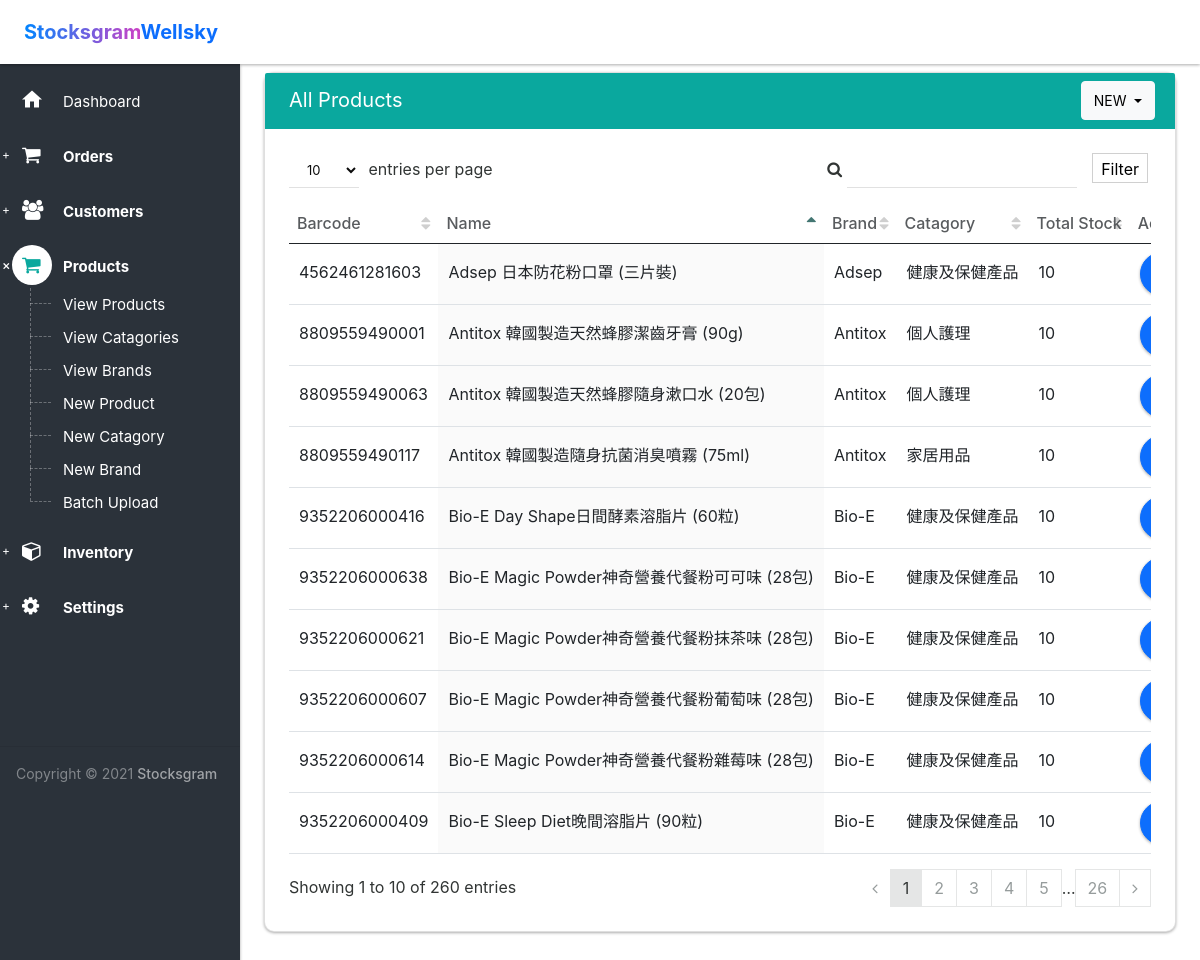
/products (signed in), run on the app's committed database.
### products/models.py (models this page shows, shortened)
class Product(models.Model):
    barcode = models.CharField(max_length=20, blank=True, null=True)
    name = models.CharField(max_length=64)
    brand = models.ForeignKey(
        ProductBrand, related_name='product_brand',  on_delete=CASCADE)
    catagory = models.ForeignKey(
        ProductCat, related_name='product_cat', on_delete=CASCADE)

class ProductBrand(models.Model):
    name = models.CharField(max_length=64)
    other_name = models.CharField(max_length=64, blank=True, null=True)
    def __str__(self):
        return f"{self.name}"

class ProductCat(models.Model):
    name = models.CharField(max_length=64)
    def __str__(self):
        return f"{self.name}"

### products/views.py (the view)
# urls.py: url(r'^products$', product.index_product, name='products_home'),
@login_required
def index_product(request):
    instance = Product.objects.annotate(
        total_stocks=Sum('product_stock__stock_unit'))
    return render(request, 'products/index_product.html', {'products': instance})

### templates/products/index_product.html (shortened to what this page needs)
{% extends 'layout.html' %} {% block title %} All Products {% endblock %}
{% block body %}
<section>
  <div class="section-body">
    <div class="row">
      <div class="col-lg-12 mt-md-5">
        <div class="card">
          <div class="card-head style-primary">
            <header>All Products</header>
            <div class="tools">
              <div class="btn-group" role="group">
                <button
                  id="product-toolbox"
                  type="button"
                  class="btn btn-light dropdown-toggle"
                  data-bs-toggle="dropdown"
                  aria-expanded="false"
                >
                  New
                </button>
              </div>
            </div>
          </div>
          <div class="card-body">
            <div class="table-responsive">
              <table id="datatable2" class="table order-column hover">
                <thead>
                  <tr>
                    <th>Barcode</th>
                    <th>Name</th>
                    <th>Brand</th>
                    <th>Catagory</th>
                    <th>Total Stock</th>
                    <th>Actions</th>
                  </tr>
                </thead>
                <tbody>
                  {% for product in products %}
                  <tr class="gradeX">
                    <td>{{ product.barcode }}</td>
                    <td>{{ product.name }}</td>
                    <td>{{ product.brand }}</td>
                    <td>{{ product.catagory }}</td>
                    <td>{{ product.total_stocks }}</td>
                    <td>
                      <a
                        href="{% url 'product_detail' product.id %}"
                        class="btn ink-reaction btn-floating-action text-light btn-primary"
                        >
                      </a>
                    </td>
                  </tr>
                  {% endfor %}
                </tbody>
              </table>
            </div>
          </div>
        </div>
      </div>
    </div>
  </div>
</section>
{% endblock %}

### templates/layout.html (shortened to what this page needs)
{% load static %}
<!DOCTYPE html>
<html lang="en">
  <head>
    <link
      type="text/css"
      rel="stylesheet"
      href="{% static 'css/bootstrap.css' %}"
    />
    <link
      type="text/css"
      rel="stylesheet"
      href="{% static 'css/materialadmin.css' %}"
    />
    <link
      type="text/css"
      rel="stylesheet"
      href="{% static 'css/font-awesome.min.css' %}"
    />
    <link
      type="text/css"
      rel="stylesheet"
      href="{% static 'css/material-design-iconic-font.min.css' %}"
    />
    <link
      type="text/css"
      rel="stylesheet"
      href="{% static 'css/libs/DataTables/jquery.dataTables.css' %}"
    />
    <link
      type="text/css"
      rel="stylesheet"
      href="{% static 'css/libs/DataTables/extensions/dataTables.colVis.css' %}"
    />
    <link
      type="text/css"
      rel="stylesheet"
      href="{% static 'css/libs/DataTables/extensions/dataTables.tableTools.css' %}"
    />
    <link
      type="text/css"
      rel="stylesheet"
      href="{% static 'css/print.css' %}"
    />
    <link
      type="text/css"
      rel="stylesheet"
      href="{% static 'css/libs/bootstrap-datepicker/datepicker.css' %}"
    />
    <link
      type="text/css"
      rel="stylesheet"
      href="{% static 'css/style.css' %}"
    />
  </head>
  <body class="menubar-pin menubar-hoverable header-fixed">
    <header id="header">
      <div class="headerbar">
        <div class="headerbar-left">
          <ul class="header-nav header-nav-options">
            <li class="header-nav-brand">
              <div class="brand-holder">
                <a href="{% url 'dashboard' %}">
                  <span class="text-lg text-bold text-gradient">Stocksgram</span
                  ><span class="text-lg text-bold text-primary">Wellsky</span>
                </a>
              </div>
            </li>
            <li>
            </li>
          </ul>
        </div>
      </div>
    </header>
    <div id="base">
      <div id="content">
         {% block body %} {% endblock %}
      </div>
      <div id="menubar" class="menubar-inverse">
        <div class="menubar-scroll-panel">
          <ul id="main-menu" class="gui-controls">
            <li>
              <a
                href="{% url 'dashboard' %}"
                class="{% if request.path == '/' %} active {% endif %}"
              >
                <div class="gui-icon"><i class="md md-home"></i></div>
                <span class="title">Dashboard</span>
              </a>
            </li>
            <li class="gui-folder">
              <a class="{% if 'order' in request.path %} active {% endif %}">
                <div class="gui-icon"><i class="fa fa-shopping-cart"></i></div>
                <span class="title">Orders</span>
              </a>
            </li>
            <li class="gui-folder">
              <a class="{% if 'customer' in request.path %} active {% endif %}">
                <div class="gui-icon"><i class="fa fa-users"></i></div>
                <span class="title">Customers</span>
              </a>
            </li>
            <li class="gui-folder">
              <a class="{% if 'product' in request.path %} active {% endif %}">
                <div class="gui-icon"><i class="fa fa-shopping-cart"></i></div>
                <span class="title">Products</span>
              </a>
              <ul>
                <li>
                  <a href="{% url 'products_home'%}"
                    ><span class="title">View Products</span></a
                  >
                </li>
                <li>
                  <a href="{% url 'product_cat'%}"
                    ><span class="title">View Catagories</span></a
                  >
                </li>
                <li>
                  <a href="{% url 'product_brand'%}"
                    ><span class="title">View Brands</span></a
                  >
                </li>
                <li>
                  <a href="{% url 'product_new'%}"
                    ><span class="title">New Product</span></a
                  >
                </li>
                <li>
                  <a href="{% url 'product_cat_new'%}"
                    ><span class="title">New Catagory</span></a
                  >
                </li>
                <li>
                  <a href="{% url 'product_brand_new'%}"
                    ><span class="title">New Brand</span></a
                  >
                </li>
                <li>
                  <a href="{% url 'products_upload'%}"
                    ><span class="title">Batch Upload</span></a
                  >
                </li>
              </ul>
            </li>
            <li class="gui-folder">
              <a class="{% if 'inventor' in request.path %} active {% endif %}">
                <div class="gui-icon"><i class="fa fa-cube"></i></div>
                <span class="title">Inventory</span>
              </a>
            </li>
            <li class="gui-folder">
              <a>
                <div class="gui-icon"><i class="fa fa-cog"></i></div>
                <span class="title">Settings</span>
              </a>
            </li>
          </ul>
          <div class="menubar-foot-panel">
            <small class="no-linebreak hidden-folded">
              <span class="opacity-75">Copyright &copy; {% now "Y" %}</span>
              <strong>Stocksgram</strong>
            </small>
          </div>
        </div>
      </div>
    </div>
  </body>
</html>

### static/css/style.css (style rules this page uses)
body { font-family: AvenirNextLTW02-Medium, -apple-system, BlinkMacSystemFont, Segoe UI, Roboto, Helvetica Neue, Arial, sans-serif, Apple Color Emoji, Segoe UI Emoji, Segoe UI Symbol; }
.text-gradient { background: #23b6ff; background: -webkit-linear-gradient( to right, #0085ff, #cc42c5 ); background: linear-gradient( to right, #0085ff, #cc42c5 ); -webkit-background-clip: text; background-clip: text; color: transparent; }
html,body { margin: 0; padding: 0; height: 100%; }

### data on the page
Product: barcode "4562461281603", name "Adsep 日本防花粉口罩 (三片裝)", brand "Adsep", catagory "健康及保健產品", total_stocks "10"
Product: barcode "9352206000416", name "Bio-E Day Shape日間酵素溶脂片 (60粒)", brand "Bio-E", catagory "健康及保健產品", total_stocks "10"
Product: barcode "9352206000638", name "Bio-E Magic Powder神奇營養代餐粉可可味 (28包)", brand "Bio-E", catagory "健康及保健產品", total_stocks "10"
Product: barcode "9352206000621", name "Bio-E Magic Powder神奇營養代餐粉抹茶味 (28包)", brand "Bio-E", catagory "健康及保健產品", total_stocks "10"
Product: barcode "9352206000607", name "Bio-E Magic Powder神奇營養代餐粉葡萄味 (28包)", brand "Bio-E", catagory "健康及保健產品", total_stocks "10"
Product: barcode "9352206000614", name "Bio-E Magic Powder神奇營養代餐粉雜莓味 (28包)", brand "Bio-E", catagory "健康及保健產品", total_stocks "10"
Product: barcode "9352206000409", name "Bio-E Sleep Diet晚間溶脂片 (90粒)", brand "Bio-E", catagory "健康及保健產品", total_stocks "10"
Product: barcode "8809559490001", name "Antitox 韓國製造天然蜂膠潔齒牙膏 (90g)", brand "Antitox", catagory "個人護理", total_stocks "10"
Product: barcode "8809559490063", name "Antitox 韓國製造天然蜂膠隨身漱口水 (20包)", brand "Antitox", catagory "個人護理", total_stocks "10"
Product: barcode "8809559490117", name "Antitox 韓國製造隨身抗菌消臭噴霧 (75ml)", brand "Antitox", catagory "家居用品", total_stocks "10"
